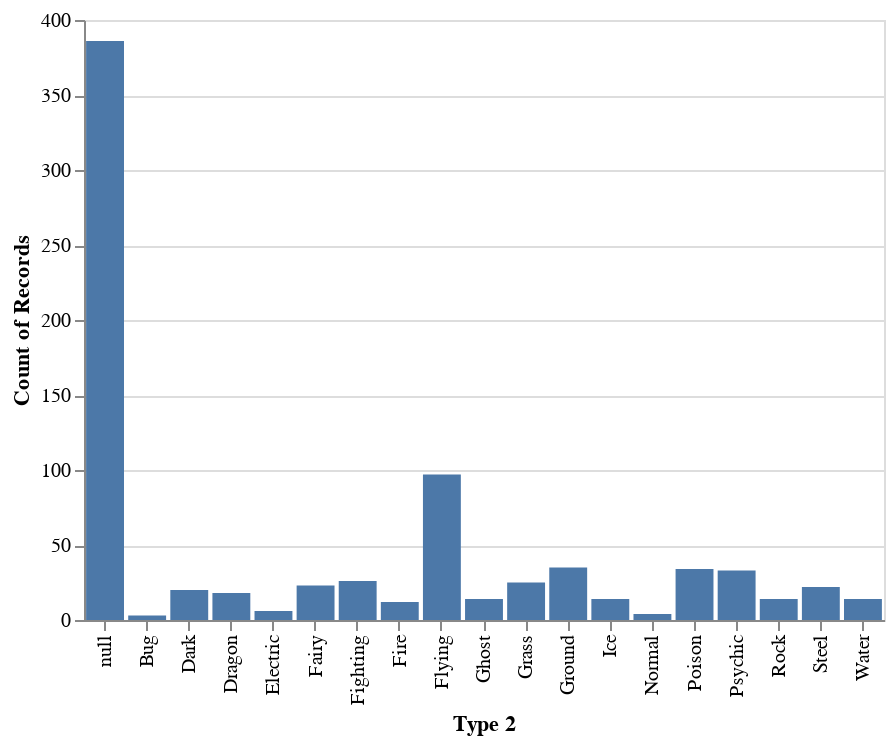

The notebook cell saved with this chart:
### Markdown cell above
#### Count of Pokemon Type 2:

### Code cell
chart.mark_bar().encode(
    x = "Type 2",
    y = "count()"
)

### Figure 1 — Vega-Lite specification as saved in the notebook (floating-point values rounded to 4 significant figures; data arrays with more than 128 entries replaced by an {"elided": "..."} marker saying what was removed)
{"$schema": "https://vega.github.io/schema/vega-lite/v2.6.0.json", "config": {"view": {"height": 300, "width": 400}}, "data": {"name": "data-3a85dbec9759246882ecb2a4586afdbd"}, "datasets": {"data-3a85dbec9759246882ecb2a4586afdbd": {"elided": "800 records"}}, "encoding": {"x": {"field": "Type 2", "type": "nominal"}, "y": {"aggregate": "count", "type": "quantitative"}}, "mark": "bar"}
